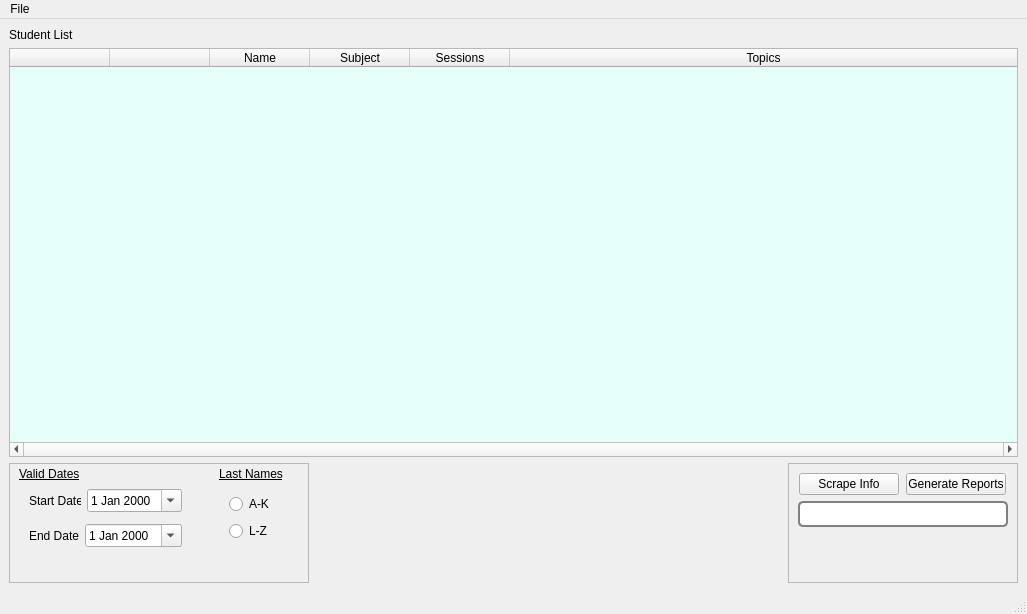
<?xml version="1.0" encoding="UTF-8"?>
<ui version="4.0">
 <class>MainWindow</class>
 <widget class="QMainWindow" name="MainWindow">
  <property name="geometry">
   <rect>
    <x>0</x>
    <y>0</y>
    <width>1027</width>
    <height>614</height>
   </rect>
  </property>
  <property name="windowTitle">
   <string>MainWindow</string>
  </property>
  <widget class="QWidget" name="centralwidget">
   <layout class="QGridLayout" name="gridLayout">
    <item row="2" column="0">
     <widget class="QFrame" name="frame_3">
      <property name="sizePolicy">
       <sizepolicy hsizetype="Fixed" vsizetype="Fixed">
        <horstretch>0</horstretch>
        <verstretch>0</verstretch>
       </sizepolicy>
      </property>
      <property name="minimumSize">
       <size>
        <width>300</width>
        <height>120</height>
       </size>
      </property>
      <property name="frameShape">
       <enum>QFrame::StyledPanel</enum>
      </property>
      <property name="frameShadow">
       <enum>QFrame::Sunken</enum>
      </property>
      <widget class="QWidget" name="verticalLayoutWidget_5">
       <property name="geometry">
        <rect>
         <x>20</x>
         <y>20</y>
         <width>153</width>
         <height>71</height>
        </rect>
       </property>
       <layout class="QVBoxLayout" name="verticalLayout_10">
        <item>
         <layout class="QHBoxLayout" name="horizontalLayout_8">
          <item>
           <widget class="QLabel" name="label_10">
            <property name="sizePolicy">
             <sizepolicy hsizetype="Fixed" vsizetype="Preferred">
              <horstretch>0</horstretch>
              <verstretch>0</verstretch>
             </sizepolicy>
            </property>
            <property name="minimumSize">
             <size>
              <width>50</width>
              <height>0</height>
             </size>
            </property>
            <property name="text">
             <string>Start Date</string>
            </property>
           </widget>
          </item>
          <item>
           <widget class="QDateEdit" name="start_date_edit">
            <property name="sizePolicy">
             <sizepolicy hsizetype="Minimum" vsizetype="Fixed">
              <horstretch>0</horstretch>
              <verstretch>0</verstretch>
             </sizepolicy>
            </property>
            <property name="calendarPopup">
             <bool>true</bool>
            </property>
           </widget>
          </item>
         </layout>
        </item>
        <item>
         <layout class="QHBoxLayout" name="horizontalLayout_7">
          <item>
           <widget class="QLabel" name="label_4">
            <property name="sizePolicy">
             <sizepolicy hsizetype="Fixed" vsizetype="Preferred">
              <horstretch>0</horstretch>
              <verstretch>0</verstretch>
             </sizepolicy>
            </property>
            <property name="minimumSize">
             <size>
              <width>50</width>
              <height>0</height>
             </size>
            </property>
            <property name="text">
             <string>End Date</string>
            </property>
           </widget>
          </item>
          <item>
           <widget class="QDateEdit" name="end_date_edit">
            <property name="calendarPopup">
             <bool>true</bool>
            </property>
           </widget>
          </item>
         </layout>
        </item>
       </layout>
      </widget>
      <widget class="QWidget" name="verticalLayoutWidget_6">
       <property name="geometry">
        <rect>
         <x>220</x>
         <y>30</y>
         <width>61</width>
         <height>51</height>
        </rect>
       </property>
       <layout class="QVBoxLayout" name="verticalLayout_11">
        <item>
         <widget class="QRadioButton" name="names_ak_radio_button">
          <property name="text">
           <string>A-K</string>
          </property>
          <attribute name="buttonGroup">
           <string notr="true">valid_names_button_group</string>
          </attribute>
         </widget>
        </item>
        <item>
         <widget class="QRadioButton" name="names_lz_radio_button">
          <property name="text">
           <string>L-Z</string>
          </property>
          <attribute name="buttonGroup">
           <string notr="true">valid_names_button_group</string>
          </attribute>
         </widget>
        </item>
       </layout>
      </widget>
      <widget class="QLabel" name="label_9">
       <property name="geometry">
        <rect>
         <x>10</x>
         <y>0</y>
         <width>71</width>
         <height>21</height>
        </rect>
       </property>
       <property name="font">
        <font>
         <underline>true</underline>
        </font>
       </property>
       <property name="text">
        <string>Valid Dates</string>
       </property>
      </widget>
      <widget class="QLabel" name="label_2">
       <property name="geometry">
        <rect>
         <x>210</x>
         <y>0</y>
         <width>81</width>
         <height>21</height>
        </rect>
       </property>
       <property name="font">
        <font>
         <underline>true</underline>
        </font>
       </property>
       <property name="text">
        <string>Last Names</string>
       </property>
      </widget>
     </widget>
    </item>
    <item row="1" column="0" colspan="3">
     <widget class="QTableWidget" name="student_table">
      <property name="enabled">
       <bool>true</bool>
      </property>
      <property name="palette">
       <palette>
        <active>
         <colorrole role="Base">
          <brush brushstyle="SolidPattern">
           <color alpha="255">
            <red>230</red>
            <green>255</green>
            <blue>250</blue>
           </color>
          </brush>
         </colorrole>
         <colorrole role="AlternateBase">
          <brush brushstyle="SolidPattern">
           <color alpha="255">
            <red>220</red>
            <green>255</green>
            <blue>247</blue>
           </color>
          </brush>
         </colorrole>
        </active>
        <inactive>
         <colorrole role="Base">
          <brush brushstyle="SolidPattern">
           <color alpha="255">
            <red>230</red>
            <green>255</green>
            <blue>250</blue>
           </color>
          </brush>
         </colorrole>
         <colorrole role="AlternateBase">
          <brush brushstyle="SolidPattern">
           <color alpha="255">
            <red>220</red>
            <green>255</green>
            <blue>247</blue>
           </color>
          </brush>
         </colorrole>
        </inactive>
        <disabled>
         <colorrole role="Base">
          <brush brushstyle="SolidPattern">
           <color alpha="255">
            <red>240</red>
            <green>240</green>
            <blue>240</blue>
           </color>
          </brush>
         </colorrole>
         <colorrole role="AlternateBase">
          <brush brushstyle="SolidPattern">
           <color alpha="255">
            <red>220</red>
            <green>255</green>
            <blue>247</blue>
           </color>
          </brush>
         </colorrole>
        </disabled>
       </palette>
      </property>
      <property name="frameShadow">
       <enum>QFrame::Sunken</enum>
      </property>
      <property name="lineWidth">
       <number>1</number>
      </property>
      <property name="horizontalScrollBarPolicy">
       <enum>Qt::ScrollBarAlwaysOn</enum>
      </property>
      <property name="alternatingRowColors">
       <bool>true</bool>
      </property>
      <property name="selectionMode">
       <enum>QAbstractItemView::NoSelection</enum>
      </property>
      <property name="selectionBehavior">
       <enum>QAbstractItemView::SelectItems</enum>
      </property>
      <property name="verticalScrollMode">
       <enum>QAbstractItemView::ScrollPerPixel</enum>
      </property>
      <property name="showGrid">
       <bool>true</bool>
      </property>
      <property name="gridStyle">
       <enum>Qt::SolidLine</enum>
      </property>
      <property name="sortingEnabled">
       <bool>false</bool>
      </property>
      <property name="wordWrap">
       <bool>true</bool>
      </property>
      <property name="rowCount">
       <number>0</number>
      </property>
      <attribute name="horizontalHeaderVisible">
       <bool>true</bool>
      </attribute>
      <attribute name="horizontalHeaderCascadingSectionResizes">
       <bool>false</bool>
      </attribute>
      <attribute name="horizontalHeaderDefaultSectionSize">
       <number>100</number>
      </attribute>
      <attribute name="horizontalHeaderHighlightSections">
       <bool>true</bool>
      </attribute>
      <attribute name="horizontalHeaderMinimumSectionSize">
       <number>33</number>
      </attribute>
      <attribute name="horizontalHeaderShowSortIndicator" stdset="0">
       <bool>false</bool>
      </attribute>
      <attribute name="horizontalHeaderStretchLastSection">
       <bool>true</bool>
      </attribute>
      <attribute name="verticalHeaderVisible">
       <bool>false</bool>
      </attribute>
      <attribute name="verticalHeaderDefaultSectionSize">
       <number>20</number>
      </attribute>
      <attribute name="verticalHeaderHighlightSections">
       <bool>true</bool>
      </attribute>
      <attribute name="verticalHeaderShowSortIndicator" stdset="0">
       <bool>false</bool>
      </attribute>
      <attribute name="verticalHeaderStretchLastSection">
       <bool>false</bool>
      </attribute>
      <column>
       <property name="text">
        <string/>
       </property>
       <property name="textAlignment">
        <set>AlignHCenter|AlignVCenter|AlignCenter</set>
       </property>
       <property name="background">
        <color>
         <red>255</red>
         <green>255</green>
         <blue>255</blue>
        </color>
       </property>
      </column>
      <column>
       <property name="text">
        <string/>
       </property>
      </column>
      <column>
       <property name="text">
        <string>Name</string>
       </property>
       <property name="background">
        <color>
         <red>255</red>
         <green>255</green>
         <blue>255</blue>
        </color>
       </property>
      </column>
      <column>
       <property name="text">
        <string>Subject</string>
       </property>
      </column>
      <column>
       <property name="text">
        <string>Sessions</string>
       </property>
      </column>
      <column>
       <property name="text">
        <string>Topics</string>
       </property>
      </column>
     </widget>
    </item>
    <item row="0" column="0">
     <widget class="QLabel" name="label">
      <property name="text">
       <string>Student List</string>
      </property>
     </widget>
    </item>
    <item row="2" column="2">
     <widget class="QFrame" name="frame">
      <property name="sizePolicy">
       <sizepolicy hsizetype="Fixed" vsizetype="Fixed">
        <horstretch>0</horstretch>
        <verstretch>0</verstretch>
       </sizepolicy>
      </property>
      <property name="minimumSize">
       <size>
        <width>230</width>
        <height>120</height>
       </size>
      </property>
      <property name="frameShape">
       <enum>QFrame::StyledPanel</enum>
      </property>
      <property name="frameShadow">
       <enum>QFrame::Sunken</enum>
      </property>
      <widget class="QWidget" name="verticalLayoutWidget_4">
       <property name="geometry">
        <rect>
         <x>10</x>
         <y>10</y>
         <width>210</width>
         <height>101</height>
        </rect>
       </property>
       <layout class="QVBoxLayout" name="verticalLayout_4">
        <property name="sizeConstraint">
         <enum>QLayout::SetDefaultConstraint</enum>
        </property>
        <item>
         <layout class="QHBoxLayout" name="horizontalLayout_2">
          <property name="sizeConstraint">
           <enum>QLayout::SetDefaultConstraint</enum>
          </property>
          <item>
           <widget class="QPushButton" name="scrape_info_button">
            <property name="sizePolicy">
             <sizepolicy hsizetype="Fixed" vsizetype="Fixed">
              <horstretch>0</horstretch>
              <verstretch>0</verstretch>
             </sizepolicy>
            </property>
            <property name="minimumSize">
             <size>
              <width>100</width>
              <height>20</height>
             </size>
            </property>
            <property name="maximumSize">
             <size>
              <width>100</width>
              <height>16777215</height>
             </size>
            </property>
            <property name="text">
             <string>Scrape Info</string>
            </property>
            <attribute name="buttonGroup">
             <string notr="true">valid_names_button_group</string>
            </attribute>
           </widget>
          </item>
          <item>
           <widget class="QPushButton" name="generate_reports_button">
            <property name="sizePolicy">
             <sizepolicy hsizetype="Fixed" vsizetype="Fixed">
              <horstretch>0</horstretch>
              <verstretch>0</verstretch>
             </sizepolicy>
            </property>
            <property name="minimumSize">
             <size>
              <width>100</width>
              <height>20</height>
             </size>
            </property>
            <property name="maximumSize">
             <size>
              <width>100</width>
              <height>16777215</height>
             </size>
            </property>
            <property name="text">
             <string>Generate Reports</string>
            </property>
            <attribute name="buttonGroup">
             <string notr="true">valid_names_button_group</string>
            </attribute>
           </widget>
          </item>
         </layout>
        </item>
        <item>
         <widget class="QProgressBar" name="progress_bar">
          <property name="sizePolicy">
           <sizepolicy hsizetype="Expanding" vsizetype="Fixed">
            <horstretch>0</horstretch>
            <verstretch>0</verstretch>
           </sizepolicy>
          </property>
          <property name="minimumSize">
           <size>
            <width>100</width>
            <height>0</height>
           </size>
          </property>
          <property name="styleSheet">
           <string notr="true">QProgressBar{
    border: 2px solid grey;
    border-radius: 5px;
    text-align: center
}

QProgressBar::chunk {
    background-color: rgb(20, 130, 100);
    width: 10px;
    margin: 1px;
}</string>
          </property>
          <property name="value">
           <number>0</number>
          </property>
          <property name="textVisible">
           <bool>false</bool>
          </property>
         </widget>
        </item>
        <item>
         <widget class="QLabel" name="error_label">
          <property name="palette">
           <palette>
            <active>
             <colorrole role="WindowText">
              <brush brushstyle="SolidPattern">
               <color alpha="255">
                <red>255</red>
                <green>0</green>
                <blue>0</blue>
               </color>
              </brush>
             </colorrole>
            </active>
            <inactive>
             <colorrole role="WindowText">
              <brush brushstyle="SolidPattern">
               <color alpha="255">
                <red>255</red>
                <green>0</green>
                <blue>0</blue>
               </color>
              </brush>
             </colorrole>
            </inactive>
            <disabled>
             <colorrole role="WindowText">
              <brush brushstyle="SolidPattern">
               <color alpha="255">
                <red>120</red>
                <green>120</green>
                <blue>120</blue>
               </color>
              </brush>
             </colorrole>
            </disabled>
           </palette>
          </property>
          <property name="font">
           <font>
            <weight>75</weight>
            <bold>true</bold>
           </font>
          </property>
          <property name="text">
           <string/>
          </property>
         </widget>
        </item>
       </layout>
      </widget>
     </widget>
    </item>
    <item row="2" column="1">
     <widget class="QLabel" name="label_3">
      <property name="sizePolicy">
       <sizepolicy hsizetype="Expanding" vsizetype="Preferred">
        <horstretch>0</horstretch>
        <verstretch>0</verstretch>
       </sizepolicy>
      </property>
      <property name="text">
       <string/>
      </property>
      <property name="pixmap">
       <pixmap>gfx/saga.png</pixmap>
      </property>
      <property name="alignment">
       <set>Qt::AlignCenter</set>
      </property>
     </widget>
    </item>
   </layout>
  </widget>
  <widget class="QMenuBar" name="menubar">
   <property name="geometry">
    <rect>
     <x>0</x>
     <y>0</y>
     <width>1027</width>
     <height>21</height>
    </rect>
   </property>
   <widget class="QMenu" name="menuFile">
    <property name="title">
     <string>File</string>
    </property>
    <addaction name="actionNew"/>
    <addaction name="actionOpen"/>
    <addaction name="actionSave"/>
   </widget>
   <addaction name="menuFile"/>
  </widget>
  <widget class="QStatusBar" name="statusbar"/>
  <action name="actionNew">
   <property name="text">
    <string>New</string>
   </property>
   <property name="shortcut">
    <string>Ctrl+N</string>
   </property>
   <property name="shortcutContext">
    <enum>Qt::WindowShortcut</enum>
   </property>
  </action>
  <action name="actionOpen">
   <property name="text">
    <string>Open</string>
   </property>
   <property name="shortcut">
    <string>Ctrl+O</string>
   </property>
  </action>
  <action name="actionSave">
   <property name="text">
    <string>Save</string>
   </property>
   <property name="shortcut">
    <string>Ctrl+S</string>
   </property>
  </action>
 </widget>
 <resources/>
 <connections/>
 <buttongroups>
  <buttongroup name="valid_names_button_group"/>
 </buttongroups>
</ui>
